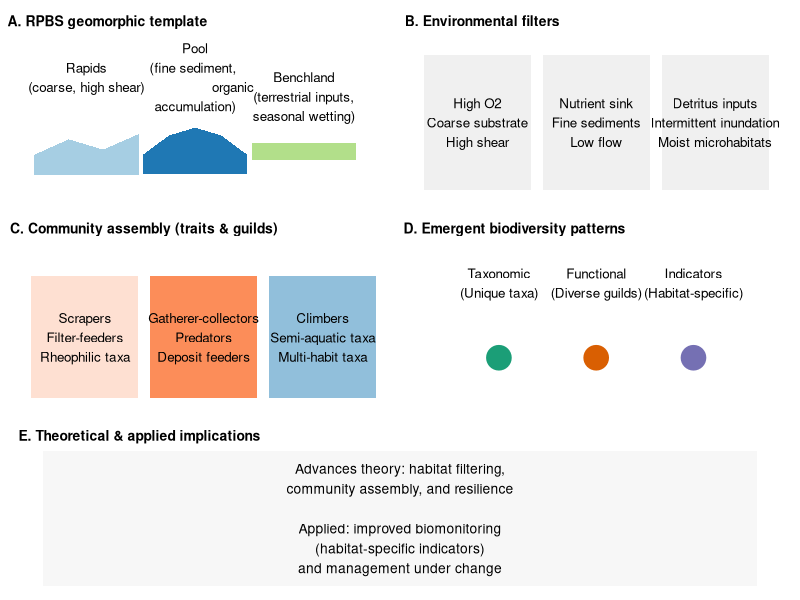

Recreate this plot in R. (Note: this script raises an error after producing the figure.)
# RPBS conceptual figure
# Load Libraries
library(ggplot2)
library(cowplot)
library(patchwork)
library(grid)
library(svglite)

# helper: simple river cross-section for rapids/pool/bench
river_segment <- function(type="rapid", width=1, height=0.4){
  if(type=="rapid"){
    x <- c(0, 0.33, 0.66, 1, 1, 0)
    y <- c(0, 0.15, 0.05, 0.2, -0.2, -0.2)
  } else if(type=="pool"){
    x <- c(0, 0.25, 0.5, 0.75, 1, 1, 0)
    y <- c(0, 0.25, 0.35, 0.25, 0, -0.25, -0.25)
  } else { # benchland
    x <- c(0, 1, 1, 0)
    y <- c(0.1, 0.1, -0.2, -0.2)
  }
  df <- data.frame(x = x*width, y = y*height)
  return(df)
}

# Panel A: geomorphic template (longitudinal sketch)
df_rapid <- river_segment("rapid", width=1.2, height=0.8)
df_pool  <- river_segment("pool", width=1.2, height=0.6)
df_bench <- river_segment("benchland", width=1.2, height=0.45)

pA <- ggplot() +
  geom_polygon(data=df_rapid, aes(x=x, y=y), fill="#a6cee3", color=NA) +
  geom_polygon(data=transform(df_pool, x = x + 1.25), aes(x=x, y=y), 
               fill="#1f78b4", color=NA) +
  geom_polygon(data=transform(df_bench, x = x + 2.5, y = y + 0.05), 
               aes(x=x, y=y), fill="#b2df8a", color=NA) +
  annotate("text", x=c(0.6, 1.85, 3.1), y=c(0.6,0.6,0.45),
           label=c("Rapids\n(coarse, high shear)","Pool\n(fine sediment, 
                   organic\naccumulation)","Benchland\n(terrestrial inputs,\nseasonal wetting)"),
           size=3.4, hjust=0.5) +
  xlim(-0.1,4) + ylim(-0.4,0.9) +
  theme_void() +
  ggtitle("A. RPBS geomorphic template") +
  theme(plot.title=element_text(size=10, face="bold", hjust=0))

# Panel B: Environmental filters
env_df <- data.frame(x=1:3, y=1,
                     label=c("High O2\nCoarse substrate\nHigh shear",
                             "Nutrient sink\nFine sediments\nLow flow",
                             "Detritus inputs\nIntermittent inundation\nMoist microhabitats"))
pB <- ggplot(env_df, aes(x=x, y=y)) +
  geom_tile(aes(width=0.9, height=0.8), fill="#f0f0f0", color=NA) +
  geom_text(aes(label=label), size=3.4) +
  xlim(0.5,3.5) + ylim(0.5,1.5) +
  theme_void() +
  ggtitle("B. Environmental filters") +
  theme(plot.title=element_text(size=10, face="bold", hjust=0.02))

# Panel C: Community assembly (guilds)
guilds <- data.frame(x=c(1,2,3), y=c(1,1,1),
                     label=c("Scrapers\nFilter-feeders\nRheophilic taxa",
                             "Gatherer-collectors\nPredators\nDeposit feeders",
                             "Climbers\nSemi-aquatic taxa\nMulti-habit taxa"))
pC <- ggplot(guilds, aes(x=x,y=y)) +
  geom_rect(aes(xmin=x-0.45, xmax=x+0.45, ymin=0.6, ymax=1.4),
            fill=c("#fee0d2","#fc8d59","#91bfdb"), color=NA) +
  geom_text(aes(label=label), size=3.4) +
  xlim(0.5,3.5) + ylim(0.5,1.6) +
  theme_void() +
  ggtitle("C. Community assembly (traits & guilds)") +
  theme(plot.title=element_text(size=10, face="bold", hjust=0.02))

# Panel D: Emergent patterns (taxonomic & functional diversity)
pD <- ggplot() +
  geom_point(aes(x=c(1,1.6,2.2), y=c(1,1,1)), size=8, 
             color=c("#1b9e77","#d95f02","#7570b3")) +
  annotate("text", x=c(1,1.6,2.2), y=c(1.4,1.4,1.4),
           label=c("Taxonomic\n(Unique taxa)","Functional\n(Diverse guilds)","Indicators\n(Habitat-specific)"),
           size=3.4) +
  xlim(0.5,2.7) + ylim(0.7,1.6) +
  theme_void() +
  ggtitle("D. Emergent biodiversity patterns") +
  theme(plot.title=element_text(size=10, face="bold", hjust=0.02))

# Panel E: Implications (theory & application)
imp_df <- data.frame(x=1, y=1,
                     label="Advances theory: habitat filtering,\ncommunity assembly, and resilience\n\nApplied: improved biomonitoring\n(habitat-specific indicators)\nand management under change")
pE <- ggplot(imp_df, aes(x=1,y=1)) +
  geom_tile(aes(width=1.9, height=1.6), fill="#f7f7f7", color=NA) +
  geom_text(aes(label=label), size=3.5) +
  theme_void() +
  ggtitle("E. Theoretical & applied implications") +
  theme(plot.title=element_text(size=10, face="bold", hjust=0.02))

# Assemble panels using patchwork
final_plot <- (pA + pB) / (pC + pD) / pE + plot_layout(heights = c(1,1,0.8))

# Save as vector PDF and SVG
ggsave("RPBS_conceptual_figure.pdf", final_plot, width=10, height=7, 
       units="in", device = cairo_pdf)
svglite::svglite("RPBS_conceptual_figure.svg", width=9, height=12)
print(final_plot)
svglite::dev.off()
